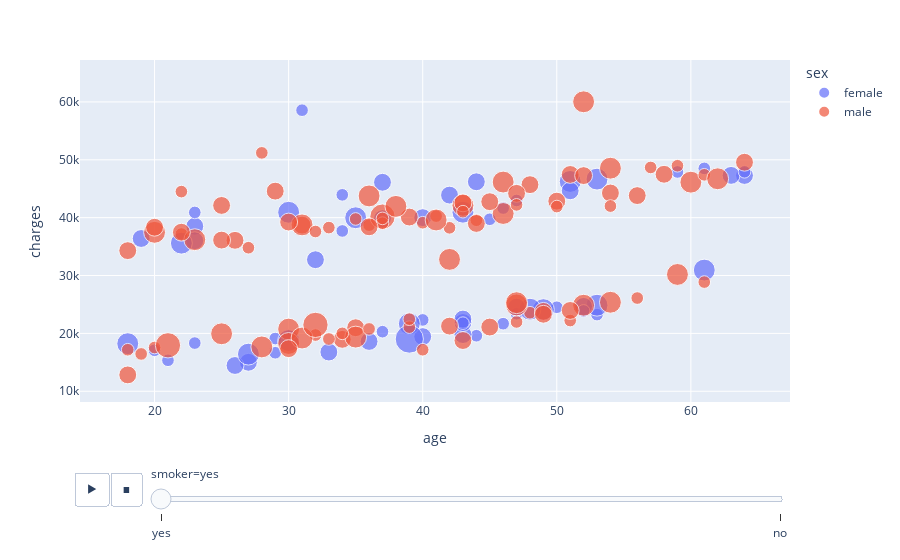

Source (notebook cell):
### Markdown cell above
# Some Visualisation  😃😃

### Code cell
#interactive graph 

px.scatter(df,x="age",y="charges",color="sex",animation_frame="smoker",size="children")

### Figure 1 — Plotly figure (JSON) as saved in the notebook; plotly's stock layout.template omitted (floating-point values rounded to 4 significant figures; data arrays with more than 128 entries replaced by an {"elided": "..."} marker saying what was removed)
{"data": [{"hovertemplate": "sex=female<br>smoker=yes<br>age=%{x}<br>charges=%{y}<br>children=%{marker.size}<extra></extra>", "legendgroup": "female", "marker": {"color": "#636efa", "size": [0, 0, 1, 1, 0, 0, 2, 0, 2, 3, 1, 0, 2, 0, 0, 0, 0, 0, 2, 2, 0, 2, 1, 1, 1, 3, 0, 1, 1, 0, 0, 3, 2, 1, 2, 2, 0, 0, 1, 0, 0, 0, 3, 1, 1, 1, 0, 0, 1, 0, 0, 2, 0, 2, 2, 0, 3, 1, 0, 0, 0, 0, 1, 0, 1, 0, 2, 0, 0, 0, 0, 3, 0, 2, 3, 0, 2, 0, 0, 0, 3, 3, 1, 0, 1, 0, 2, 5, 0, 2, 2, 3, 0, 3, 1, 0, 3, 2, 1, 1, 1, 0, 3, 1, 1, 0, 0, 2, 0, 0, 0, 2, 3, 2, 0], "sizemode": "area", "sizeref": 0.0125, "symbol": "circle"}, "mode": "markers", "name": "female", "orientation": "v", "showlegend": true, "type": "scatter", "x": [19, 62, 34, 53, 20, 27, 37, 57, 64, 61, 29, 19, 32, 42, 42, 18, 63, 27, 40, 23, 63, 63, 20, 40, 59, 53, 27, 64, 61, 19, 23, 39, 27, 44, 26, 36, 63, 33, 30, 44, 54, 43, 35, 31, 34, 21, 19, 59, 47, 19, 44, 52, 64, 40, 44, 51, 30, 29, 37, 37, 47, 19, 50, 18, 47, 33, 23, 57, 60, 37, 46, 49, 48, 37, 51, 64, 43, 32, 43, 24, 27, 22, 46, 55, 45, 35, 43, 39, 22, 51, 33, 48, 23, 53, 23, 19, 43, 43, 52, 23, 43, 19, 18, 37, 46, 20, 20, 47, 18, 29, 25, 19, 30, 42, 61], "xaxis": "x", "y": [16880.0, 27810.0, 37700.0, 23240.0, 14710.0, 16580.0, 39840.0, 43580.0, 47290.0, 30940.0, 19110.0, 17080.0, 32730.0, 19960.0, 21350.0, 36150.0, 48820.0, 37130.0, 19440.0, 38510.0, 29520.0, 47310.0, 17090.0, 22330.0, 47900.0, 24870.0, 34840.0, 47930.0, 48520.0, 13840.0, 18030.0, 21660.0, 15010.0, 19590.0, 14460.0, 18610.0, 28950.0, 37080.0, 19520.0, 48890.0, 63770.0, 45860.0, 39980.0, 58570.0, 43940.0, 15360.0, 17470.0, 25680.0, 42970.0, 34440.0, 42980.0, 24670.0, 27040.0, 40000.0, 46200.0, 44400.0, 40930.0, 16660.0, 40420.0, 19540.0, 23070.0, 17750.0, 24520.0, 38790.0, 23400.0, 55140.0, 36020.0, 27530.0, 45010.0, 37270.0, 42110.0, 24110.0, 40970.0, 46110.0, 46260.0, 29330.0, 19800.0, 17500.0, 21770.0, 14570.0, 16420.0, 35600.0, 21680.0, 44420.0, 39730.0, 20230.0, 21880.0, 19020.0, 33910.0, 44640.0, 16780.0, 24180.0, 34170.0, 46660.0, 40900.0, 36900.0, 40940.0, 22480.0, 23890.0, 18330.0, 21770.0, 33310.0, 18220.0, 20300.0, 41660.0, 26130.0, 20170.0, 24540.0, 14280.0, 16120.0, 33900.0, 36400.0, 18770.0, 43900.0, 29140.0], "yaxis": "y"}, {"hovertemplate": "sex=male<br>smoker=yes<br>age=%{x}<br>charges=%{y}<br>children=%{marker.size}<extra></extra>", "legendgroup": "male", "marker": {"color": "#EF553B", "size": {"elided": "159 int values"}, "sizemode": "area", "sizeref": 0.0125, "symbol": "circle"}, "mode": "markers", "name": "male", "orientation": "v", "showlegend": true, "type": "scatter", "x": {"elided": "159 int values"}, "xaxis": "x", "y": {"elided": "159 float values"}, "yaxis": "y"}], "layout": {"legend": {"itemsizing": "constant", "title": {"text": "sex"}, "tracegroupgap": 0}, "margin": {"t": 60}, "sliders": [{"active": 0, "currentvalue": {"prefix": "smoker="}, "len": 0.9, "pad": {"b": 10, "t": 60}, "steps": [{"args": [["yes"], {"frame": {"duration": 0, "redraw": false}, "fromcurrent": true, "mode": "immediate", "transition": {"duration": 0, "easing": "linear"}}], "label": "yes", "method": "animate"}, {"args": [["no"], {"frame": {"duration": 0, "redraw": false}, "fromcurrent": true, "mode": "immediate", "transition": {"duration": 0, "easing": "linear"}}], "label": "no", "method": "animate"}], "x": 0.1, "xanchor": "left", "y": 0, "yanchor": "top"}], "updatemenus": [{"buttons": [{"args": [null, {"frame": {"duration": 500, "redraw": false}, "fromcurrent": true, "mode": "immediate", "transition": {"duration": 500, "easing": "linear"}}], "label": "&#9654;", "method": "animate"}, {"args": [[null], {"frame": {"duration": 0, "redraw": false}, "fromcurrent": true, "mode": "immediate", "transition": {"duration": 0, "easing": "linear"}}], "label": "&#9724;", "method": "animate"}], "direction": "left", "pad": {"r": 10, "t": 70}, "showactive": false, "type": "buttons", "x": 0.1, "xanchor": "right", "y": 0, "yanchor": "top"}], "xaxis": {"anchor": "y", "domain": [0, 1], "title": {"text": "age"}}, "yaxis": {"anchor": "x", "domain": [0, 1], "title": {"text": "charges"}}}}
